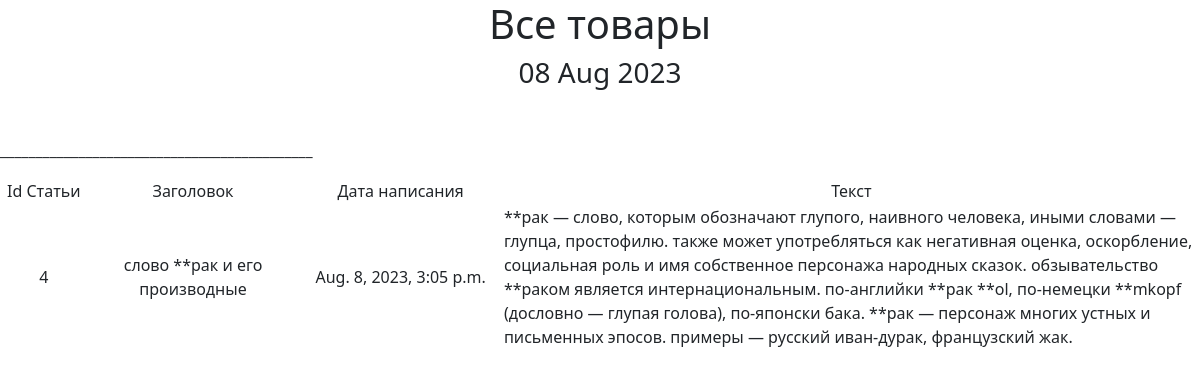
Page /news/4 on the committed database.
### shablon/models.py (models this page shows, shortened)
class ListNews(models.Model):
    name_st = models.CharField(max_length=300, unique=True)
    text_st = models.TextField()
    data_cr_st = models.DateTimeField(auto_now_add=True)

### shablon/views.py (the view)
# urls.py: path('news/<int:id>', ArticleId.as_view()),
class ArticleId(DetailView):
    model = ListNews
    template_name = 'news.html'
    context_object_name = 'article'
    pk_url_kwarg = 'id'
    def get_context_data(self, **kwargs):
        context = super().get_context_data(**kwargs)
        context['time_now'] = datetime.utcnow()
        return context

### shablon/templatetags/custom_filters.py (called while the page is built)
@register.filter()
def change_querry(value):
    if isinstance(value, str):
        text = []
        text1 = value.split(" ")
        for i in text1:
            g = i.lower()
            if g.isalpha():
                if g in cens:
                    g = "**" + g[2:]
            elif g[:-1] in cens:
                g = "**" + g[2:]
            text.append(g)
        return " ".join(text)
    else:
        raise ValueError("Ошибка! Введите строковое значение")

### shablon/templates/news.html (shortened to what this page needs)
{% extends 'default.html' %}
{% load custom_filters %}
{% block body %}
<h1 style="text-align: center;">Все товары</h1><h3 style="text-align: center;">{{ time_now|date:"d M Y"}}</h3>
<p>&nbsp</p>
        <table>
            <tbody>
                   <tr>
                       <td style="width: 100px; text-align: center;">Id Статьи</td>
                       <td style="width: 250px; text-align: center;">Заголовок</td>
                       <td style="width: 250px; text-align: center;">Дата написания</td>
                       <td style="width: 900px; text-align: center;">Текст</td>
                   </tr>
                    <tr>
                        <td style="text-align: center">{{ article.id}}</td>
                        <p>____________________________________________</p>
                        <td style="text-align: center">{{ article.name_st|change_querry}}</td>
                        <td style="text-align: center">{{ article.data_cr_st}}</td>
                        <td>{{ article.text_st|change_querry}}</td>
                    </tr>
            </tbody>
        </table>
{% endblock %}

### rows in the picture
ListNews: data_cr_st "08 Aug 2023", id "4", name_st|change_querry "слово **рак и его производные", data_cr_st "Aug. 8, 2023, 3:05 p.m.", text_st|change_querry "**рак — слово, которым обозначают глупого, наивного человека, иными словами — глупца, простофилю. также может употребляться как негативная оценка, оскорбление, социальная роль и имя собственное персонажа народных сказок. обзывательство **раком является интернациональным. по-английки **рак **ol, по-немецки **mkopf (дословно — глупая голова), по-японски бака. **рак — персонаж многих устных и письменных эпосов. примеры — русский иван-дурак, французский жак."
